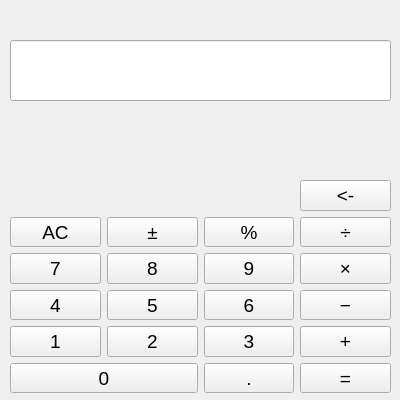
<?xml version="1.0" encoding="UTF-8"?>
<ui version="4.0">
    <class>BasicPage</class>
    <widget class="QWidget" name="BasicPage">
        <property name="geometry">
            <rect>
                <x>0</x>
                <y>0</y>
                <width>400</width>
                <height>400</height>
            </rect>
        </property>
        <property name="windowTitle">
            <string>BasicPage</string>
        </property>
        <widget class="QWidget" name="centralwidget">
            <widget class="QWidget" name="gridLayoutWidget">
                <property name="geometry">
                    <rect>
                        <x>10</x>
                        <y>180</y>
                        <width>381</width>
                        <height>213</height>
                    </rect>
                </property>
                <layout class="QGridLayout" name="gridLayout">
                    <item row="4" column="1">
                        <widget class="QPushButton" name="btn2">
                            <property name="font">
                                <font>
                                    <pointsize>14</pointsize>
                                </font>
                            </property>
                            <property name="text">
                                <string>2</string>
                            </property>
                            <property name="digit" stdset="0">
                                <number>2</number>
                            </property>
                        </widget>
                    </item>
                    <item row="4" column="2">
                        <widget class="QPushButton" name="btn3">
                            <property name="font">
                                <font>
                                    <pointsize>14</pointsize>
                                </font>
                            </property>
                            <property name="text">
                                <string>3</string>
                            </property>
                            <property name="digit" stdset="0">
                                <number>3</number>
                            </property>
                        </widget>
                    </item>
                    <item row="1" column="1">
                        <widget class="QPushButton" name="btnSign">
                            <property name="font">
                                <font>
                                    <pointsize>14</pointsize>
                                </font>
                            </property>
                            <property name="text">
                                <string>±</string>
                            </property>
                        </widget>
                    </item>
                    <item row="3" column="3">
                        <widget class="QPushButton" name="btnMinus">
                            <property name="font">
                                <font>
                                    <pointsize>14</pointsize>
                                </font>
                            </property>
                            <property name="text">
                                <string>−</string>
                            </property>
                            <property name="type" stdset="0">
                                <number>1</number>
                            </property>
                        </widget>
                    </item>
                    <item row="4" column="0">
                        <widget class="QPushButton" name="btn1">
                            <property name="font">
                                <font>
                                    <pointsize>14</pointsize>
                                </font>
                            </property>
                            <property name="text">
                                <string>1</string>
                            </property>
                            <property name="digit" stdset="0">
                                <number>1</number>
                            </property>
                        </widget>
                    </item>
                    <item row="5" column="0" colspan="2">
                        <widget class="QPushButton" name="btn0">
                            <property name="font">
                                <font>
                                    <pointsize>14</pointsize>
                                </font>
                            </property>
                            <property name="text">
                                <string>0</string>
                            </property>
                            <property name="digit" stdset="0">
                                <number>0</number>
                            </property>
                        </widget>
                    </item>
                    <item row="3" column="1">
                        <widget class="QPushButton" name="btn5">
                            <property name="font">
                                <font>
                                    <pointsize>14</pointsize>
                                </font>
                            </property>
                            <property name="text">
                                <string>5</string>
                            </property>
                            <property name="digit" stdset="0">
                                <number>5</number>
                            </property>
                        </widget>
                    </item>
                    <item row="5" column="3">
                        <widget class="QPushButton" name="btnEqual">
                            <property name="font">
                                <font>
                                    <pointsize>14</pointsize>
                                </font>
                            </property>
                            <property name="text">
                                <string>=</string>
                            </property>
                        </widget>
                    </item>
                    <item row="4" column="3">
                        <widget class="QPushButton" name="btnPlus">
                            <property name="font">
                                <font>
                                    <pointsize>14</pointsize>
                                </font>
                            </property>
                            <property name="text">
                                <string>+</string>
                            </property>
                            <property name="type" stdset="0">
                                <number>0</number>
                            </property>
                        </widget>
                    </item>
                    <item row="2" column="3">
                        <widget class="QPushButton" name="btnMultiply">
                            <property name="font">
                                <font>
                                    <pointsize>14</pointsize>
                                </font>
                            </property>
                            <property name="text">
                                <string>×</string>
                            </property>
                            <property name="type" stdset="0">
                                <number>2</number>
                            </property>
                        </widget>
                    </item>
                    <item row="2" column="0">
                        <widget class="QPushButton" name="btn7">
                            <property name="font">
                                <font>
                                    <pointsize>14</pointsize>
                                </font>
                            </property>
                            <property name="text">
                                <string>7</string>
                            </property>
                            <property name="digit" stdset="0">
                                <number>7</number>
                            </property>
                        </widget>
                    </item>
                    <item row="1" column="0">
                        <widget class="QPushButton" name="btnAC">
                            <property name="font">
                                <font>
                                    <pointsize>14</pointsize>
                                </font>
                            </property>
                            <property name="text">
                                <string>AC</string>
                            </property>
                        </widget>
                    </item>
                    <item row="3" column="0">
                        <widget class="QPushButton" name="btn4">
                            <property name="font">
                                <font>
                                    <pointsize>14</pointsize>
                                </font>
                            </property>
                            <property name="text">
                                <string>4</string>
                            </property>
                            <property name="digit" stdset="0">
                                <number>4</number>
                            </property>
                        </widget>
                    </item>
                    <item row="1" column="2">
                        <widget class="QPushButton" name="btnPercent">
                            <property name="font">
                                <font>
                                    <pointsize>14</pointsize>
                                </font>
                            </property>
                            <property name="text">
                                <string>%</string>
                            </property>
                        </widget>
                    </item>
                    <item row="2" column="2">
                        <widget class="QPushButton" name="btn9">
                            <property name="font">
                                <font>
                                    <pointsize>14</pointsize>
                                </font>
                            </property>
                            <property name="text">
                                <string>9</string>
                            </property>
                            <property name="digit" stdset="0">
                                <number>9</number>
                            </property>
                        </widget>
                    </item>
                    <item row="3" column="2">
                        <widget class="QPushButton" name="btn6">
                            <property name="font">
                                <font>
                                    <pointsize>14</pointsize>
                                </font>
                            </property>
                            <property name="text">
                                <string>6</string>
                            </property>
                            <property name="digit" stdset="0">
                                <number>6</number>
                            </property>
                        </widget>
                    </item>
                    <item row="2" column="1">
                        <widget class="QPushButton" name="btn8">
                            <property name="font">
                                <font>
                                    <pointsize>14</pointsize>
                                </font>
                            </property>
                            <property name="text">
                                <string>8</string>
                            </property>
                            <property name="digit" stdset="0">
                                <number>8</number>
                            </property>
                        </widget>
                    </item>
                    <item row="5" column="2">
                        <widget class="QPushButton" name="btnDot">
                            <property name="font">
                                <font>
                                    <pointsize>14</pointsize>
                                </font>
                            </property>
                            <property name="text">
                                <string>.</string>
                            </property>
                        </widget>
                    </item>
                    <item row="1" column="3">
                        <widget class="QPushButton" name="btnDivide">
                            <property name="font">
                                <font>
                                    <pointsize>14</pointsize>
                                </font>
                            </property>
                            <property name="text">
                                <string>÷</string>
                            </property>
                            <property name="type" stdset="0">
                                <number>3</number>
                            </property>
                        </widget>
                    </item>
                    <item row="0" column="3">
                        <widget class="QPushButton" name="btnBackspace">
                            <property name="font">
                                <font>
                                    <pointsize>14</pointsize>
                                </font>
                            </property>
                            <property name="text">
                                <string>&lt;-</string>
                            </property>
                        </widget>
                    </item>
                </layout>
            </widget>
            <widget class="QLineEdit" name="expression_text">
                <property name="geometry">
                    <rect>
                        <x>10</x>
                        <y>40</y>
                        <width>381</width>
                        <height>61</height>
                    </rect>
                </property>
                <property name="font">
                    <font>
                        <pointsize>18</pointsize>
                        <bold>true</bold>
                    </font>
                </property>
                <property name="readOnly">
                    <bool>true</bool>
                </property>
            </widget>
            <widget class="QLabel" name="last_result">
                <property name="geometry">
                    <rect>
                        <x>10</x>
                        <y>20</y>
                        <width>381</width>
                        <height>16</height>
                    </rect>
                </property>
                <property name="text">
                    <string/>
                </property>
            </widget>
        </widget>
    </widget>
    <resources/>
    <connections/>
</ui>
